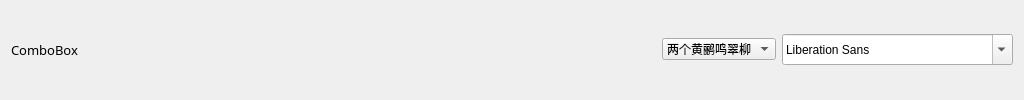
                <widget class="QWidget" name="widget_4" native="true">
                 <layout class="QGridLayout" name="gridLayout_8">
                  <item row="0" column="0">
                   <widget class="QLabel" name="label_4">
                    <property name="font">
                     <font>
                      <family>微软雅黑</family>
                      <pointsize>10</pointsize>
                      <bold>false</bold>
                     </font>
                    </property>
                    <property name="text">
                     <string>ComboBox</string>
                    </property>
                   </widget>
                  </item>
                  <item row="0" column="1">
                   <spacer name="horizontalSpacer_4">
                    <property name="orientation">
                     <enum>Qt::Horizontal</enum>
                    </property>
                    <property name="sizeHint" stdset="0">
                     <size>
                      <width>578</width>
                      <height>20</height>
                     </size>
                    </property>
                   </spacer>
                  </item>
                  <item row="0" column="2">
                   <widget class="QComboBox" name="comboBox">
                    <property name="sizePolicy">
                     <sizepolicy hsizetype="Preferred" vsizetype="Fixed">
                      <horstretch>0</horstretch>
                      <verstretch>0</verstretch>
                     </sizepolicy>
                    </property>
                    <property name="minimumSize">
                     <size>
                      <width>0</width>
                      <height>0</height>
                     </size>
                    </property>
                    <property name="frame">
                     <bool>true</bool>
                    </property>
                    <item>
                     <property name="text">
                      <string>两个黄鹂鸣翠柳</string>
                     </property>
                    </item>
                    <item>
                     <property name="text">
                      <string>一行白鹭上青天</string>
                     </property>
                    </item>
                    <item>
                     <property name="text">
                      <string>窗含西岭千秋雪</string>
                     </property>
                    </item>
                    <item>
                     <property name="text">
                      <string>门泊东吴万里船</string>
                     </property>
                    </item>
                   </widget>
                  </item>
                  <item row="0" column="3">
                   <widget class="QFontComboBox" name="fontComboBox">
                    <property name="minimumSize">
                     <size>
                      <width>0</width>
                      <height>31</height>
                     </size>
                    </property>
                   </widget>
                  </item>
                 </layout>
                </widget>
